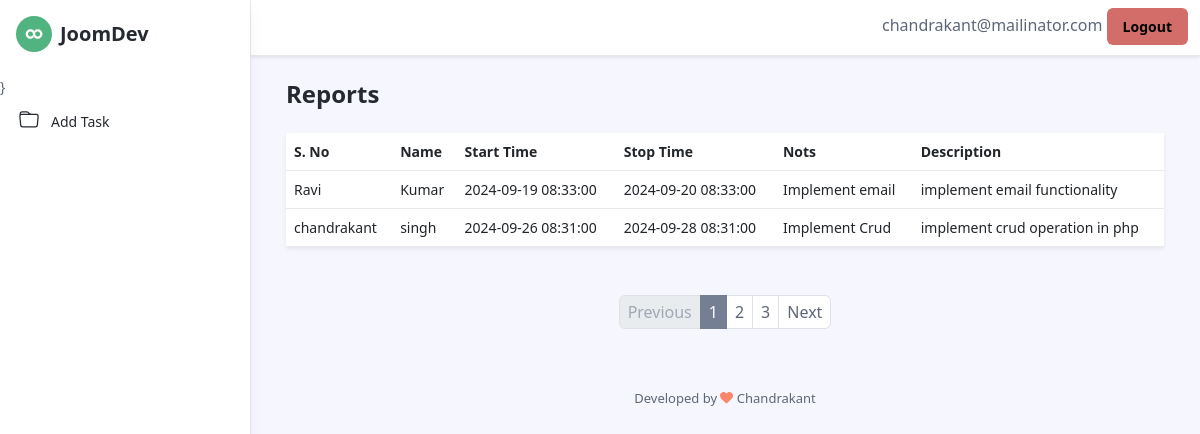
Screenshot of /reports.php (signed in) with the database file from the repository.
### tables this page shows
CREATE TABLE `user_task_entries` (
  `id` int(11) NOT NULL,
  `user_id` int(11) NOT NULL,
  `start_time` timestamp NOT NULL DEFAULT current_timestamp() ON UPDATE current_timestamp(),
  `stop_time` timestamp NULL DEFAULT NULL,
  `note` varchar(255) DEFAULT NULL,
  `description` text DEFAULT NULL,
  `created_at` timestamp NOT NULL DEFAULT current_timestamp(),
  `updated_at` timestamp NOT NULL DEFAULT current_timestamp() ON UPDATE current_timestamp()
);

CREATE TABLE `users` (
  `id` int(11) NOT NULL,
  `first_name` varchar(100) DEFAULT NULL,
  `last_name` varchar(100) DEFAULT NULL,
  `email` varchar(100) DEFAULT NULL,
  `phone` varchar(20) DEFAULT NULL,
  `password` varchar(255) DEFAULT NULL,
  `created_at` timestamp NOT NULL DEFAULT current_timestamp()
);

### reports.php (the view, shortened to what this page needs)
<?php
$database = new DB();
$db = $database->connect();
$query = "SELECT users.first_name, users.last_name, task.start_time, task.stop_time, task.note, task.description
          FROM users
          LEFT JOIN user_task_entries AS task ON users.id = task.user_id";
$stmt = $db->prepare($query);
$stmt->execute();
$data = $stmt->fetchAll(PDO::FETCH_ASSOC);
include('header.php');
?>
<div class="app-content pt-3 p-md-3 p-lg-4">
    <div class="container-xl">
        <div class="row g-3 mb-4 align-items-center justify-content-between">
            <div class="col-auto">
                <h1 class="app-page-title mb-0">Reports</h1>
            </div>
        </div>
        <div class="tab-content" id="orders-table-tab-content">
            <div class="tab-pane fade show active" id="orders-all" role="tabpanel" aria-labelledby="orders-all-tab">
                <div class="app-card app-card-orders-table shadow-sm mb-5">
                    <div class="app-card-body">
                        <div class="table-responsive">
                            <table class="table app-table-hover mb-0 text-left" id="example" class="display nowrap"
                                style="width:100%">
                                <thead>
                                    <tr>
                                        <th>S. No</th>
                                        <th>Name</th>
                                        <th>Start Time</th>
                                        <th>Stop Time</th>
                                        <th>Nots</th>
                                        <th>Description</th>
                                    </tr>
                                </thead>
                                <tbody>
                                    <?php foreach ($data as $row) { ?>
                                    <tr>
                                        <td><?php echo htmlspecialchars($row['first_name']); ?></td>
                                        <td><?php echo htmlspecialchars($row['last_name']); ?></td>
                                        <td><?php echo htmlspecialchars($row['start_time']); ?></td>
                                        <td><?php echo htmlspecialchars($row['stop_time']); ?></td>
                                        <td><?php echo htmlspecialchars($row['note']); ?></td>
                                        <td><?php echo htmlspecialchars($row['description']); ?></td>
                                    </tr>
                                    <?php } ?>
                                </tbody>
                            </table>
                        </div>
                    </div>
                </div>
                <nav class="app-pagination">
                    <ul class="pagination justify-content-center">
                        <li class="page-item disabled">
                            <a class="page-link" href="#" tabindex="-1" aria-disabled="true">Previous</a>
                        </li>
                        <li class="page-item active"><a class="page-link" href="#">1</a></li>
                        <li class="page-item"><a class="page-link" href="#">2</a></li>
                        <li class="page-item"><a class="page-link" href="#">3</a></li>
                        <li class="page-item">
                            <a class="page-link" href="#">Next</a>
                        </li>
                    </ul>
                </nav>
            </div>
        </div>
    </div>
</div>
<?php
	include('footer.php');
?>

### rows the page displays
user_task_entries: user.first_name "Ravi", user.last_name "Kumar", start_time "2024-09-19 08:33:00", stop_time "2024-09-20 08:33:00", note "Implement email", description "implement email functionality"
user_task_entries: user.first_name "chandrakant", user.last_name "singh", start_time "2024-09-26 08:31:00", stop_time "2024-09-28 08:31:00", note "Implement Crud", description "implement crud operation in php"

### other values shown
$_SESSION['user_email'] "chandrakant@mailinator.com"
